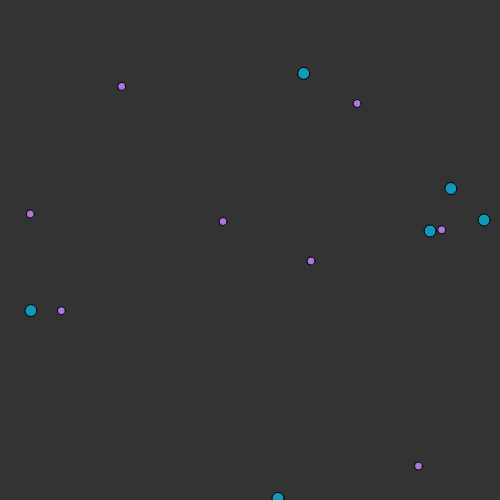
Frame 1 (no input)
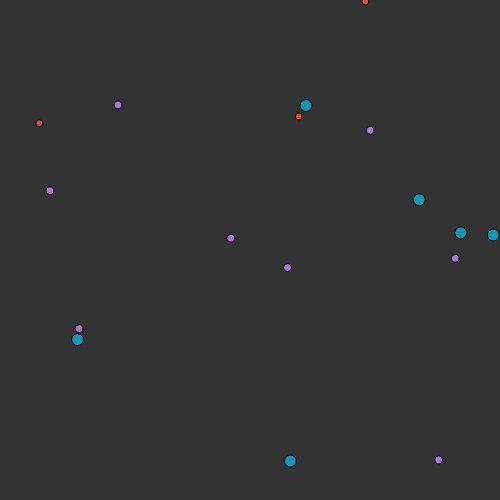
Frame 60 (no input)
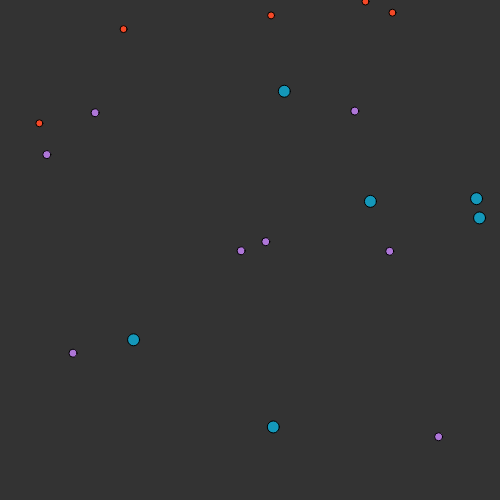
Frame 120 (the mouse pressed at the canvas centre since frame 60)

The p5.js sketch that drew these frames (run headless with seeded random() and noise() and a simulated clock; from frame 60 on, the mouse is pressed at the canvas centre):

// p5.js sketch
// ── sketch.js


function setup() {
    let canvas = createCanvas(winWidth, winHeight);
    pixelDensity(1);
    for(let i =0; i<8;i++){

        data.kids.push(new child());
    }
    for(let i =0; i<6;i++){

        data.adults.push(new adult());
    }
}
function draw() {
    background(51);
    const people = [...data.kids, ...data.adults]
    collisionCheck(people)
    if (frameCount%18 === 0){
        data.foods.push(new food(...foodTypes.carrot))
    }
    for(let i =0; i<people.length;i++){
        if (frameCount%500 === 0){

            console.log(`${people[i].type} Hunger:${people[i].hunger}`)
        }
    }
        eat(people)
        const all = [...data.kids, ...data.adults, ...data.foods]
    for (let i of all){
        i.update();
    }
}
// ── bt.js
const BT = {  SUCCESS:'SUCCESS', FAILURE:'FAILURE', RUNNING:'RUNNING'  }

class NodeBase {
    constructor(name = "Node"){
        this.name = name
    }
    tick(){
        console.log(`Ticking: ${this.name}`)
    }
}

class Sequence extends NodeBase {
    constructor(children){
        super();
        this.children = children
    }
    tick(e, ctx){
        for (let child of this.children){
            const status = child.tick(e, ctx)
            if(status !== BT.SUCCESS){
                return status
            } 
        }
        return BT.SUCCESS
    }
}

class Selector extends NodeBase {
    constructor(children){
        super();
        this.children = children
    }
    tick(e, ctx){
        for (let child of this.children){
            const status = child.tick(e, ctx);
            if (status !== BT.FAILURE){
                return status
            }
        }
        return BT.FAILURE
    }
}

class Condition extends NodeBase {
    constructor(fn){
        super();
        this.fn = fn
    }
    tick(e,ctx){
        return this.fn(e, ctx) ? BT.SUCCESS : BT.FAILURE
    }
}

class Action extends NodeBase {
    constructor(fn){
        super();
        this.fn = fn
    }
    tick(e, ctx){
        return this.fn(e, ctx)
    }
}




const actions = {
    wander: new Action((e,ctx) => {
        let n = e.sampleNoise();
        if (!n) return BT.RUNNING;
        let br = e.boundaryRepulsion();
        let w = 0.4 + sin(frameCount * 0.15) * 0.2;
        e.steeringTarget = { x: (n.x / n.len) * w + br.x, y: (n.y / n.len) * w + br.y }
        e.targetVel = e.baseVel*0.6
        return BT.RUNNING
    }),
    seekWildFood: new Action((e,ctx) => {
        let target = e.targetFood(ctx.foodGrid)
        if (!target) return BT.FAILURE
        let r = 80;
        let s = target.len < r ? e.vel*(target.len/r) : e.vel
        e.steeringTarget = {  x: target.x * s * 0.85, y: target.y * s * 0.85  }
        return BT.RUNNING
    }),
    seekPileFood: new Action((e, ctx) => {
        if(!e.targetFoodPile|| e.foodPileSearchCooldown <= 0){
            e.targetFoodPile = e.findEatablePile()
            e.foodPileSearchCooldown = 60
        }else{
            e.foodPileSearchCooldown--;
        }
        if(!e.targetFoodPile) return BT.FAILURE
        let pileCenter = {
            x: e.targetFoodPile.x + e.targetFoodPile.width / 2,
            y: e.targetFoodPile.y + e.targetFoodPile.height / 2,
        }
        let seek = e.seekPoint(pileCenter,60)
        if (seek.dist < 15){
            e.eatFromPile(e.targetFoodPile)
            return BT.SUCCESS
        }
        e.steeringTarget = seek;
        return BT.RUNNING;
    }),
    seekPartner: new Action((e,ctx) => {
        let p = e.partner
        if(!p) return BT.FAILURE
        let d = { x:p.x - e.x , y:p.y - e.y}
        e.steeringTarget = e.seekPoint(p,60)
        if (sqrt(d.x*d.x + d.y*d.y) < e.size/2 + p.size/2){
            birth(e, p)
            return BT.SUCCESS
        }
        return BT.RUNNING
    }),
    depositStorage: new Action((e, ctx) => {
        if(!e.targetStockPile || e.targetStockPile.currentStorage >= e.targetStockPile.StorageMax)e.targetStockPile = e.pileCheck();
        if(targetStockPile){
            let pileCenter = {
                x: e.targetStockPile.x + e.targetStockPile.width / 2,
                y: e.targetStockPile.y + e.targetStockPile.height / 2,
            };
            let seek = e.seekPoint(pileCenter,60)
            if (seek.dist < 20 ){
                while (
                    e.storage.length > 0 &&
                    e.targetStockPile.currentStorage <
                    e.targetStockPile.storageMax
                ) {
            e.targetStockPile.items.push(e.storage.pop());}
            } else {
                e.jobState = "depositing";
                return seek;
            }
        }
    })
}

const conditions = {
    isHungry: new Condition((e, ctx) => {
        return e.hunger < e.maxHunger * 0.85
    }),
    canReproduce: new Condition((e, ctx) => {
        return e.partner && e.hunger >= e.maxHunger * 0.5
    }),
    hasStorage: new Condition((e,ctx) => {
        return e.storage.length > 0
    }),
}

const sequences = {
    ifHungryEat: new Sequence([
        conditions.isHungry,
        new Selector([
            actions.seekPileFood,
            actions.seekWildFood,

        ])
    ]),
    reproduce:new Sequence([
        conditions.canReproduce,
        actions.seekPartner
    ]),

}

const selectors = {

}
const BTrees = {
    childTree: new Selector([
        sequences.ifHungryEat,
        actions.wander,
    ]),
    adultTree: new Selector([
        sequences.ifHungryEat,
        sequences.reproduce,
        actions.wander,
    ]),
}

const jobSubTrees = {
    farmer: new Selector([
        actions.jo
    ])
}

// ── data.js

let data ={
    kids:[],
    collisions:[],
    adults:[],
    foods:[],
    nearestFoods:[],
}

let foodTypes = {
    carrot:["carrot",[245, 73, 39], 7, 6, 9, 0.9]
}

class entity{
    constructor(){
        this.x = random(0,winWidth)
        this.y = random(0,winHeight)
        this.vel = inputVel
        this.ID = crypto.randomUUID();
        this.age = inputAge
        this.str = inputStr
        this.store = inputStore
        this.size = inputSize
        this.type = inputType
        this.hunger = inputHunger
        this.maxHunger = inputMaxHunger
        this.hungerRate = inputHungerRate
        this.noiseOffset = random(1000, 9000);
        this.direction ={x:random(0,1), y:random(0,1)}
    }
    update(){
        fill (174,118,216)
        circle(this.x,this.y,this.size)
        
        movement(this) //moves the kid
        
        touchingBoundary(this)//checks if the kid is touching boundary
        updateHunger(this)
        
        
    }
}
class child{
    constructor(){
        this.x = random(0,winWidth)
        this.y = random(0,winHeight)
        this.vel = random(0.3,0.7)
        this.ID = crypto.randomUUID();
        this.age = 0
        this.str = 3
        this.store = 1
        this.size = 8
        this.type = "kid"
        this.hunger = 30
        this.maxHunger = 30
        this.hungerRate = 0.3
        this.noiseOffset = random(1000, 9000);
        this.direction ={x:random(0,1), y:random(0,1)}
    }
    update(){
        fill (174,118,216)
        circle(this.x,this.y,this.size)
        
        movement(this) //moves the kid
        
        touchingBoundary(this)//checks if the kid is touching boundary
        updateHunger(this)
        
        
    }
}

class adult{
    constructor(){
        this.x = random(0,winWidth)
        this.y = random(0,winHeight)
        this.vel = random(0.6,1.1)
        this.ID = crypto.randomUUID();
        this.age = floor(random(18,85));
        this.str = 15
        this.store = 5
        this.size = 12
        this.type = "adult"
        this.hunger = 100
        this.maxHunger = 100
        this.hungerRate = 0.8
        this.noiseOffset = random(1000, 9000);
        this.direction ={x:random(0,1), y:random(0,1)}
        this.collisionCooldown = 0
    }
    update(){
        fill (20, 152, 186)
        circle(this.x,this.y,this.size)
        
        movement(this) //moves the obj
        nearestFood(this)
        touchingBoundary(this)//checks if the obj is touching boundary
        updateHunger(this)
        
    }
}

class food{
    constructor(inputFoodName,inputColor,inputSize,inputHunger,inputRotTime, inputRotRate){
        this.foodName = inputFoodName
        this.x = random(0,winWidth)
        this.y = random(0,winHeight)
        this.color = inputColor
        this.size = inputSize
        this.hunger = inputHunger
        this.rotTime = inputRotTime
        this.rotRate = inputRotRate
        this.ID = crypto.randomUUID();
    }
    update(){
        fill (this.color)
        circle(this.x,this.y,this.size)
        rotUpdate(this)
    }
}




let winHeight = 500;
let winWidth = 500;
let nearest = []
// ── functions.js
function createGrid(people,cellsize){
    let grid = new Map()
    
    for(let i of people){
        let cellX = Math.floor((i.x + i.size / 2)/cellsize)
        let cellY = Math.floor((i.y + i.size / 2)/cellsize)
        let key = `${cellX},${cellY}`
        if (!grid.has(key)){
            grid.set(key,[])
        }
        grid.get(key).push(i)
    }
    return grid
}


function isColliding(object1, object2) {
    let dx = (object1.x + object1.size/2) - (object2.x + object2.size/2);
    let dy = (object1.y + object1.size/2) - (object2.y + object2.size/2);
    let distanceSq = dx * dx + dy * dy;
    let radiusSum = (object1.size / 2) + (object2.size / 2);
    if (distanceSq < (radiusSum * radiusSum)){
        return true
    }
}

function touchingBoundary(obj){
    let s = (obj.size/2)
    if(obj.x >winWidth - s){
        obj.direction.x *=-1
        obj.x = winWidth - s
    } else if(obj.x <0+s){
        obj.direction.x *=-1
        obj.x = 0 +s
    }
    if(obj.y >winHeight-s){
        obj.direction.y *=-1
       obj.y = winHeight - s
    } else if(obj.y<0+s){  
        obj.direction.y *=-1
        obj.y = 0+s
    }
}

function handleCollision(object1,object2){
    let dx = (object1.x + object1.size/2) - (object2.x + object2.size/2);
    let dy = (object1.y + object1.size/2) - (object2.y + object2.size/2);
    let distanceSq = dx * dx + dy * dy;
    let distance  = Math.sqrt(distanceSq)
    
    if (distance === 0)return

    let nx = dx/distance
    let ny = dy/distance

    let v1x = object1.direction.x* object1.vel
    let v1y = object1.direction.y* object1.vel
    
    let v2x = object2.direction.x* object2.vel
    let v2y = object2.direction.y* object2.vel
    
    let relVelX = v1x - v2x
    let relVelY = v1y - v2y
    let velAlongNorm = (relVelX*nx) + (relVelY*ny)
    if (velAlongNorm > 0) return;
    
    let m1 = object1.size
    let m2 = object2.size
    let invM1 = 1 / m1
    let invM2 = 1 / m2
    let invMass = invM1 + invM2 
    


    let e = 1
    let j = -(1+e) * velAlongNorm / invMass

    v1x += (j * nx) / m1
    v1y += (j * ny) / m1
    v2x -= (j * nx) / m2
    v2y -= (j * ny) / m2
    
    object1.vel = sqrt(v1x * v1x + v1y * v1y)
    if (object1.vel > 0) {
        object1.direction.x = v1x / object1.vel
        object1.direction.y = v1y / object1.vel
    }

    object2.vel = sqrt(v2x * v2x + v2y * v2y)
    if (object2.vel > 0) {
        object2.direction.x = v2x / object2.vel
        object2.direction.y = v2y / object2.vel
    }

    let overlap = (m1/2 + m2/2) - distance
    object1.x += nx * (overlap * invM1 / invMass)
    object1.y += ny * (overlap * invM1 / invMass)
    object2.x -= nx * (overlap * invM2 / invMass)
    object2.y -= ny * (overlap * invM2 / invMass)

    object1.collisionCooldown = 20
    object2.collisionCooldown = 20
}


function collisionCheck(people){
    const cellsize = 50
    const grid = createGrid(people, cellsize)
    const checked = new Set()

    for(let i of people){
            let cellX = Math.floor((i.x + i.size / 2)/cellsize)
            let cellY = Math.floor((i.y + i.size / 2)/cellsize)
            
                for (let ox=-1;ox <= 1; ox++){
                    for(let oy = -1; oy <= 1; oy++){
                        let key = `${cellX+ox},${cellY+oy}`
                        if(!grid.has(key)) continue;

                        for (let e of grid.get(key)){
                            if(e === i) continue;
                            let pairKey = i.ID < e.ID ? `${i.ID},${e.ID}` : `${e.ID},${i.ID}`;
                            if(checked.has(pairKey))continue;
                            checked.add(pairKey)
                            if(isColliding(i, e)){
                                handleCollision(i, e)
                            } 
                        } 
                        
                    }
                }
            }
}

function movement(obj){
    

            mapNoise(obj)

            obj.x += obj.direction.x * obj.vel
            obj.y += obj.direction.y * obj.vel


}

function updateHunger(i){
    if (frameCount % 120 === 0){
        i.hunger -= i.hungerRate
        return i.hunger
    }
    if (i.hunger<=0)death(i)
        if (i.hunger>100)i.hunger = i.maxHunger

}
function death(i){
    if (i.type=== "kid"){
        let kidIndex = data.kids.indexOf(i) 
        data.kids.splice(kidIndex,1)

    }
    if (i.type==="adult"){
        let adultIndex = data.adults.indexOf(i)
        data.adults.splice(adultIndex,1)

    }
         
}

function rotUpdate(i){
    if (frameCount % 120 === 0){
        i.rotTime -= i.rotRate
        return i.rotTime
    }
    if (i.rotTime <= 0) rotAway(i)
}

function rotAway(i){
    if(i.rotTime <= 0){
        let foodIndex = data.foods.indexOf(i)
        data.foods.splice(foodIndex,1)
    }
}

function eat(people){
    const cellsize = 50
    const grid = createGrid(data.foods, cellsize)
    
    for(let i of people){
        let cellX = Math.floor((i.x + i.size / 2)/cellsize)
        let cellY = Math.floor((i.y + i.size / 2)/cellsize)

        for (let ox=-1;ox <= 1; ox++){
            for(let oy = -1; oy <= 1; oy++){
                let key = `${cellX+ox},${cellY+oy}`
                if(!grid.has(key)) continue;
                for (let foodItem of grid.get(key)){
                    if (isColliding(i,foodItem)){
                        eatFood(i,foodItem)
                    }
                } 
                
            }
        }
    }
}

function eatFood(person, foodItem){
    let foodIndex = data.foods.indexOf(foodItem)
    data.foods.splice(foodIndex, 1)
    if (person.hunger <person.maxHunger){
        person.hunger += foodItem.hunger

    }
    if(person.hunger>= person.maxHunger){
        person.hunger = person.maxHunger
    }

}

function mapNoise(i){
    let noiseScale = 0.001;
    let nt = 0.005 * frameCount;

    let nx = noise(noiseScale * i.x + i.noiseOffset, nt) * 2 - 1;
    let ny = noise(noiseScale * i.y + i.noiseOffset + 1000, nt) * 2 - 1;

    let len = sqrt(nx * nx + ny * ny);
    if (len === 0) return;
    
    let target = nearestFood(i)
    if(target){
        let tx = target.x - i.x
        let ty = target.y - i.y

        let tLenSq =(tx*tx)+(ty*ty)
        if (tLenSq>0){
            let tLen = Math.sqrt(tLenSq)
            nx = (nx * 0.3) + (tx / tLen * 0.7);
            ny = (ny * 0.3) + (ty / tLen * 0.7);
        } 
    }



    let boundMargin = 1200
    let repulse = 0.5
    if(i.x<boundMargin){
        nx += repulse *(1-(i.x/boundMargin))
    }
    if(i.x>(winWidth-boundMargin)){
        nx -= repulse *(1-((winWidth-i.x)/boundMargin))
    }
    if(i.y<boundMargin){
        ny += repulse * (1-(i.y/boundMargin))
    }
    if (i.y>(winHeight-boundMargin)){
        ny -= repulse * (1-((winHeight-i.y)/boundMargin))
    }

    let steerStrength = i.collisionCooldown > 0 ? 0.005 : 0.05;
    if (i.collisionCooldown > 0) i.collisionCooldown--;

    i.direction.x += (nx / len - i.direction.x) * steerStrength;
    i.direction.y += (ny / len - i.direction.y) * steerStrength;



    let dLen = sqrt(i.direction.x * i.direction.x + i.direction.y * i.direction.y);
    if (dLen === 0) return;
    i.direction.x /= dLen;
    i.direction.y /= dLen;
}

function nearestFood(i){
    const cellsize = 50
    const grid = createGrid(data.foods, cellsize)
    let nearest = null
    let nearestDist = Infinity

    let cellX = Math.floor((i.x + i.size / 2)/cellsize)
        let cellY = Math.floor((i.y + i.size / 2)/cellsize)

        for (let ox=-2;ox <= 2; ox++){
            for(let oy = -2; oy <= 2; oy++){
                let key = `${cellX+ox},${cellY+oy}`
                if(!grid.has(key)) continue;
                for (let foodItem of grid.get(key)){
                    let dx = (i.x + i.size/2) - (foodItem.x + foodItem.size/2)
                    let dy = (i.y + i.size/2) - (foodItem.y + foodItem.size/2)
                    let distanceSq = (dx * dx) + (dy * dy)
                    

                    if (distanceSq<nearestDist){
                        nearest = foodItem
                        nearestDist = distanceSq
                    }
                }
                
            }
        }
        if (nearest){
            nearest.dist = Math.sqrt(nearestDist)
        }
        return nearest
}
// ── game.js
const game = {
    state:{
        people: [],
        foods: [],
        structures: [],
        unemployed: [],
        ui: null,
        builderUI: null,
        selected: null,
        camera: { x:0, y:0 },
        dragPos: { x:0, y:0 },
        isDragging: false,
        totalDragDist:0,
        time:{
            dayTime: 0,
            dayLength: 2400,
            dayCount: 0,
            yearLength: 1,
            worldSpeed: 1,
        },
        metrics: {
            deathToll: 0,
            showHealthbars: true,
        },
        stats:{
            adult: {
                color: [160, 116, 105], // Muted Terracotta
                get vel() {
                return getRandomNumInclusive(0.9, 1.1);
                },
                type: "adult",
                get age() {
                return getRandomIntInclusive(18, 85);
                },
                size: 12,
                get hunger(){
                    return getRandomIntInclusive(60 * 0.4, 60);
                },
                maxHunger: 60,
                hungerRate: 0.3,
                repRateMin: 500,
                repRateMax:4400,
            },
            child: {
                color: [130, 170, 180], // Soft Slate Blue
                get vel() {
                return getRandomNumInclusive(0.7, 0.9);
                },
                type: "kid",
                age: 0,
                size: 8,
                hunger: 17,
                maxHunger: 25,
                hungerRate: 0.3,
            },
            carrot: {
            foodName: "carrot",
            color: [220, 120, 60], // Natural Orange
            size: 7,
            hunger: 6,
            rotTime: 5,
            rotRate: 0.9,
            },
            wheat: {
                foodName: `wheat`,
                color: [210, 180, 90], // Golden Straw
                size: 5,
            },
        },
        config:{
            winWidth: 600,
            winHeight: 600,
            mapWidth: 2000,
            mapHeight: 2000,
            marginWidthUI: 60,
            marginHeightUI: 60,
            uiWidth: 480,
            uiHeight: 480,
            entryHeight: 28,
            buttonheight: 60
            
        },
    },
    init(){
        this.state.people = [];
        this.state.foods = [];
        this.state.structures = [];
        taskManager.tasks = [];

        this.state.ui = null;
        this.state.builderUI = null;
        this.state.selected = null;
        this.state.camera = { x: 0, y: 0 };
        this.state.time.dayTime = 0;
        this.state.time.dayCount = 0;
        this.state.time.worldSpeed = 1;
        this.state.metrics.deathToll = 0;

        noStroke();
        createCanvas(this.state.config.winWidth, this.state.config.winHeight + this.state.config.buttonheight)
        pixelDensity(1)

        for (let i = 0; i < 20; i++){
            this.addPerson(new Child(this.state.stats.child))
        }
        for (let i = 0; i < 30; i++){
            this.addPerson(new Adult(this.state.stats.adult))
        }
    },
    addPerson(person){
        this.state.people.push(person)
    },
    addFood(food){
        this.state.foods.push(food)
    },
    addStructure(structure){
        this.state.structures.push(structure)
    },
    addTask(task){
        taskManager.add(task)
    },
    update(delta = 1){
        const time = this.state.time

        taskManager.removeFinished()
        this.state.unemployed = this.state.people.filter((c) => c.type === "adult" && c.job === null);
        collisionCheck(this.state.people);

        if (frameCount % (120 / time.worldSpeed) === 0) {
            rotUpdate();
        }

        if (frameCount % (40 / time.worldSpeed) === 0) {
            for (let i = 0; i < 2; i++) {
                const carrot = new Carrot(this.state.stats.carrot);
                this.state.foods.push(carrot);
            }
        }

        time.dayTime += time.worldSpeed
        if (time.dayTime >= time.dayLength) {
            time.dayTime = 0;
            time.dayCount++;

            if (time.dayCount % time.yearLength === 0) {
                grow();
            }
        }

        const foodGrid = createGrid(this.state.foods, 50)

        for (let s of this.state.structures) {
            s.update();
        }

        for (let f of this.state.foods) {
        f.update();
        }

        for (let p of this.state.people) {
        p.update(foodGrid);
        }
        death();
        if (frameCount % (20/time.worldSpeed) === 0){
            updateReproductionTasks();
        }
    },
    render(){
        background(51);
        const time = this.state.time;
        const t = getDayTimeFloat();

        push();
        translate(-this.state.camera.x, -this.state.camera.y);

        for (let s of this.state.structures) s.render();
        for (let f of this.state.foods) f.render();
        for (let p of this.state.people) p.render();

        pop();

        this.renderLightingOverlay(t);
        this.hud();


        if (this.state.ui) {
            this.state.ui.render();
        }

        if (this.state.builderUI && this.state.builderUI.placing && mouseY < this.state.config.winHeight) {
        let config = this.state.builderUI.selected;

        let snappedX = round((mouseX - config.width / 2 + this.state.camera.x) / config.width) * config.width;
        let snappedY = round((mouseY - config.height / 2 + this.state.camera.y) / config.height) * config.height;
        let occupied = this.state.structures.find((c) => snappedX === c.x && snappedY === c.y);

        push();
        if (occupied) {
            fill(225, 0, 0, 60);
        } else {
            fill(...config.color, 90);
        }
        noStroke();
        rect(
            snappedX - this.state.camera.x,
            snappedY - this.state.camera.y,
            config.width,
            config.height
        );
        pop();
        }

        
    },
    hud(){
        const y = this.state.config.winHeight + this.state.config.buttonheight / 2;
        textStyle(BOLD)
        textSize(13);
        textAlign(CENTER, CENTER);
        noStroke();


        fill(130, 120, 62);
        rect(0, this.state.config.winHeight, 100, this.state.config.buttonheight);
        fill(210);
        text("Hunger Bar", 50, y);


        fill(90, 20, 20);
        rect(100, this.state.config.winHeight, 100, this.state.config.buttonheight);
        fill(210);
        text(`Speed ${game.state.time.worldSpeed}x`, 150, y);


        fill(90, 30, 120);
        rect(200, this.state.config.winHeight, 100, this.state.config.buttonheight);
        fill(210);
        text("Build Menu", 250, y);


        fill(20);
        rect(300, this.state.config.winHeight, this.state.config.winWidth - 300, this.state.config.buttonheight);
        fill(210);
        textAlign(RIGHT, CENTER);
        text(`Population: ${this.state.people.length}`, this.state.config.winWidth - 20, y);
    },
        
    renderLightingOverlay(t) {
        let noonLight = color(255, 255, 255, 0);
        let sunsetLight = color(220, 100, 80, 50);
        let sunriseLight = color(255, 200, 150, 40); 
        let nightLight = color(30, 40, 90, 100); 
        let overlayColor;

        if (t < 0.25) {
            let amt = map(t, 0.0, 0.25, 0, 1);
            overlayColor = lerpColor(sunriseLight, noonLight, amt);
        } else if (t < 0.5) {
            let amt = map(t, 0.25, 0.5, 0, 1);
            overlayColor = lerpColor(noonLight, sunsetLight, amt);
        } else if (t < 0.75) {
            let amt = map(t, 0.5, 0.75, 0, 1);
            overlayColor = lerpColor(sunsetLight, nightLight, amt);
        } else {
            let amt = map(t, 0.75, 1.0, 0, 1);
            overlayColor = lerpColor(nightLight, sunriseLight, amt);
        }

        blendMode(SOFT_LIGHT);
        fill(overlayColor);
        noStroke();
        rect(0, 0, this.state.config.winWidth, this.state.config.winHeight);
        blendMode(BLEND);
    }
}

// ── tasks.js
class TaskManager {
    constructor(){
      this.tasks = []
    }
    add(task){
      this.tasks.push(task)
    }
    removeFinished() {
      this.tasks = this.tasks.filter(task =>
        task.status !== "completed" &&
        task.status !== "cancelled"
      );
    }
    chooseBestTask(worker) {
      const candidates = [];

      // 1. Open world tasks
      for (const task of this.tasks) {
        if (task.status !== "open") continue;
        if (!task.isValid()) continue;
        if (!task.canBeTakenByWorker(worker)) continue;

        candidates.push({
          task,
          score: task.getPriority(worker),
        });
      }

      if (candidates.length === 0) return null;

      candidates.sort((a, b) => {
        if (b.score !== a.score) return b.score - a.score;
        return this._distanceSq(a.task.target, worker) -
              this._distanceSq(b.task.target, worker);
      });

      const best = candidates[0];
      best.task.reserve(worker);
      return best.task;
    }
    _distanceSq(target, worker){
      if (!target) return Infinity;
      const dx = target.x - worker.x;
      const dy = target.y - worker.y;
      return dx * dx + dy * dy;
    };
  }
  
  //base task node
  class Task{
    constructor(config){
      this.id = crypto.randomUUID()
      this.type = config.type
      this.target = config.target
      this.priority = config.priority ?? 1
      this.assignedWorker = null
      this.status = "open"
      this.requiredStructure = config.requiredStructure ?? null
      this.requiredJob = config.requiredJob ?? null
      this.workDuration = config.workDuration ?? 60
  
    }
    reserve(worker){
      this.assignedWorker = worker
      this.status = "reserved"
    }
    release(){
      this.assignedWorker = null
      this.status = "open"
    }
    complete(){
      this.status = "completed"
    }
    cancel(){
      this.status = "cancelled"
  
      if (this.target && this.target.task === this){
        this.target.task = null
      }
    }
    isValid(){
      return true;
    }
    perform(worker){}
    canBeTakenByWorker(worker){
      if (this.requiredJob && this.requiredJob !== worker.job) return false;
      if (this.requiredStructure && this.requiredStructure 
        !== worker.assignedStructure) return false;
      return true;
    }
    getPriority(worker){
      return typeof this.priority === "number"
      ? this.priority
      : this.priority.getScore(worker);
    }
  }
  

  class HarvestTask extends Task {
    constructor(crop, farm){
      super({
        type:"harvest",
        target: crop,
        priority: 5,
        requiredJob: "farmer",
        requiredStructure: farm,
        workDuration: 90
      })
      this.farm = farm
    }
    isValid(){
      return (this.target && this.target.growthStage >= this.target.harvestStage)
    }
    perform(worker){
      worker.storage.push({
        resource: this.target.resource,
        amount: this.target.harvestAmount,
      })
      this.target.growthStage = 0;
      this.target.task = null
      this.complete()
    }
  }
  
  class WaterTask extends Task {
    constructor(crop, farm){
      super({
        type:"Water",
        target: crop,
        priority: 3,
        requiredJob: "farmer",
        requiredStructure: farm,
        workDuration:50
      })
      this.farm = farm
    }
    isValid(){
      return (this.target && !this.target.watered)
    }
    perform(worker){
      this.target.watered = true
      this.target.growthStage++
      this.target.wateredResetTime = 400
      this.target.task = null
      this.complete()
  
  
    }
  }

  class EatTask extends Task {
    constructor(food) {
      super({
        type: "eat",
        target: food,
      });
    }
    isValid() {
      return data.foods.includes(this.target);
    }
    getPriority(worker) {
      const hungerNeed =
          1 - worker.hunger / worker.maxHunger;
  
      let dx = this.target.x - worker.x;
      let dy = this.target.y - worker.y;
  
      let dist = sqrt(dx * dx + dy * dy);
  
      return hungerNeed * 100 - dist * 0.05;
  }
    perform(worker) {
      const idx = data.foods.indexOf(this.target);

      if (idx !== -1) {
          const food = data.foods.splice(idx, 1)[0];

          worker.hunger =
              min(worker.hunger + food.hunger,
                  worker.maxHunger);
      }
  
      this.complete();
    }
  }

    class DepositTask extends Task{
      constructor(structure){
        super({
          type:"deposit",
          target:structure,
          priority:1000,
          workDuration:30
        })
      }
      isValid(){
        return(this.target && this.target.currentStorage < this.target.storageMax);
      }
      perform(worker){
        this.target.items.push(...worker.storage);
        worker.storage.length = 0;
        this.complete();
      }
      canBeTakenByWorker(worker){
        
        return worker.storage.length > 0;
      }
    }
